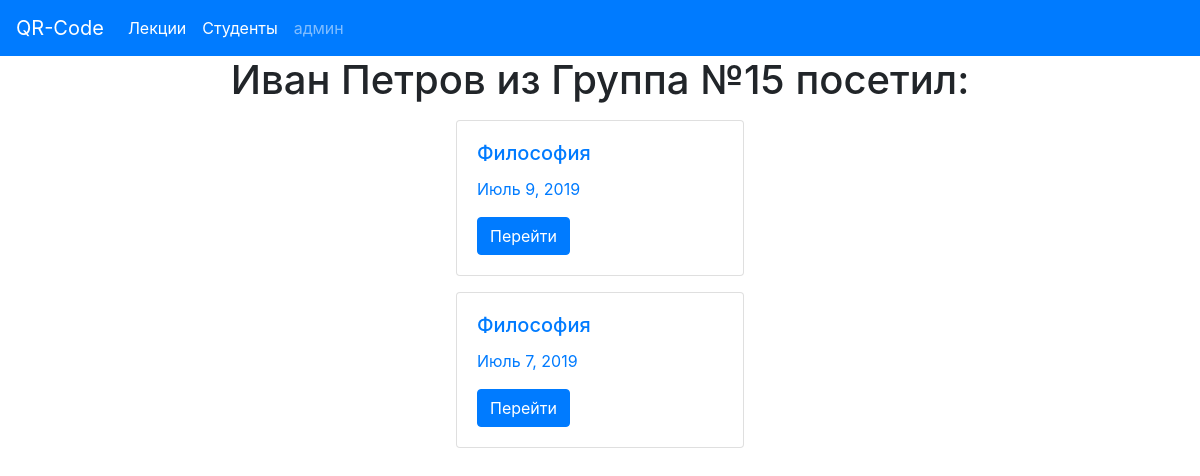
Screenshot of /student/1/ with the database file from the repository.
### testpages/models.py (models this page shows, shortened)
class Student(models.Model):
    name = models.CharField(max_length=150, unique=True)
    active = models.BooleanField(default=True)
    group = models.ForeignKey(
        Group,
        on_delete=models.SET_NULL,
        null=True, blank=True
    )
    def name_admin(self):
        return '{}'.format(self.name)
    name_admin.short_description = 'Студент'
    def group_admin(self):
        return '{}'.format(self.group)
    group_admin.short_description = 'Группа'
    def active_admin(self):
        if self.active :
            return 'Да'
        else:
            return 'Нет'
    active_admin.short_description = 'Активный'
    class Meta:
        verbose_name = 'Студента'
        verbose_name_plural = 'Студенты'
        ordering = ['group', 'name']

class Group(models.Model):
    name = models.PositiveIntegerField(default=0)
    def __str__(self):
        return 'Группа №{}'.format(self.name)
    class Meta:
        verbose_name = 'Группа'
        verbose_name_plural = 'Группы'

class Lecture(models.Model):
    title = models.CharField(max_length=50)
    date = models.DateField(auto_created=True)
    students_come = models.ManyToManyField('Student', blank=True,
                                           related_name='students',)
    group = models.ForeignKey(
        Group,
        on_delete=models.SET_NULL,
        null=True, blank=True
    )
    def group_admin(self):
        return '{}'.format(self.group)
    group_admin.short_description = 'Группа'
    def title_admin(self):
        return '{}'.format(self.title)
    title_admin.short_description = 'Лекция'
    def date_admin(self):
        return '{}'.format(self.date)
    date_admin.short_description = 'Дата'
    def stud_come(self):
        a = self.students_come.count()
        b = self.group.student_set.filter(active=True).values().count()
        return str(a) + ' из ' + str(b)
    stud_come.short_description = 'Студентов пришло'
    class Meta:
        verbose_name = 'Лекцию'
        verbose_name_plural = 'Лекции'
        ordering = ['-date']

### testpages/views.py (the view, shortened to what this page needs)
# urls.py: path('student/<int:id>/', StudentIdPage.as_view(), name='student_id_page'),
class StudentIdPage(View):
    def get(self, request, id):
        lectures = get_object_or_404(Student, id__iexact=id).students.all()
        student = get_object_or_404(Student, id__iexact=id)
        return render(request, 'testpages/student_id.html',
                      context={'lectures': lectures, 'student': student})

### testpages/templates/testpages/student_id.html (shortened to what this page needs)
{% extends 'testpages/base_page.html' %}
{% block content %}
<h1 align="center">{{student.name}} из {{student.group}} посетил:</h1>
{% for lecture in lectures %}
{% include 'testpages/includes/card.html' %}
{% endfor %}
{% endblock %}

### testpages/templates/testpages/includes/card.html (shortened to what this page needs)
<form action= "#" method="post">
                     <div class="card text-primary  mt-3 ml-auto mr-auto " style="width: 18rem;">
                      <div class="card-body">
                        <h5 class="card-title">{{lecture.title}}</h5>
                        <p class="card-text"> {{lecture.date}} </p>
                        <button class="btn btn-primary">Перейти</button>
                      </div>
                    </div>
                </form>

### rows the page displays
Student: name "Иван Петров", group "Группа №15"
Lecture: title "Философия", date "Июль 9, 2019"
Lecture: title "Философия", date "Июль 7, 2019"
